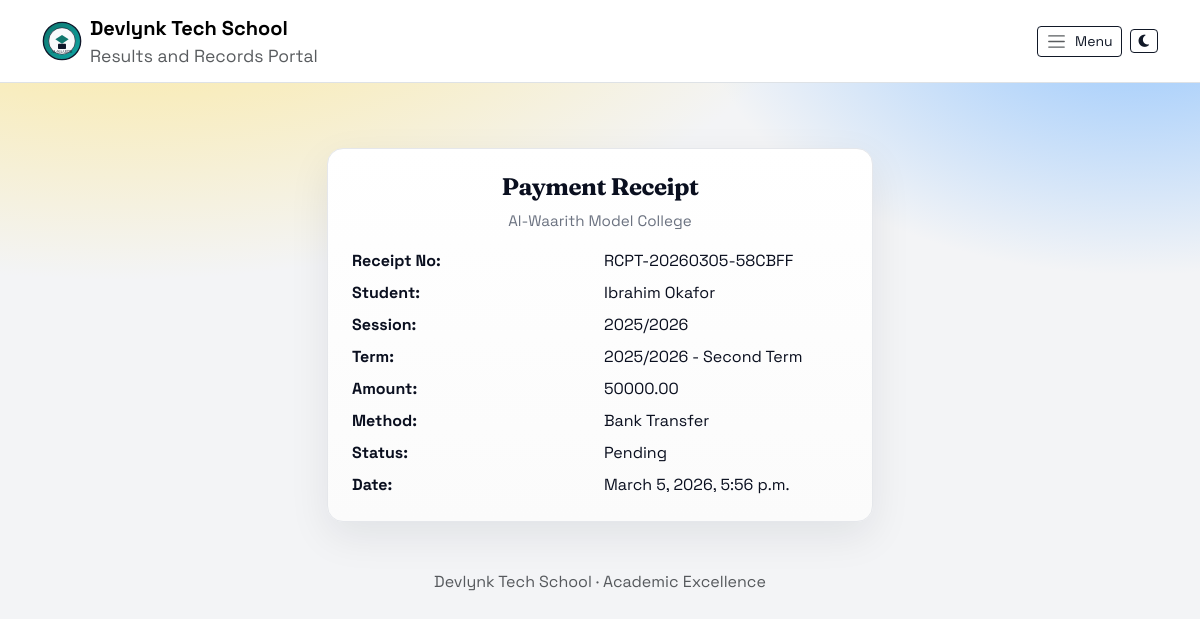
/billing/payments/205/receipt/ (signed in), run on the app's committed database.
### accounts/models.py (models this page shows, shortened)
class SchoolBranding(models.Model):
    GRADING_TEMPLATE_CUSTOM = "custom"
    GRADING_TEMPLATE_WAEC = "waec"
    GRADING_TEMPLATE_STRICT = "strict"
    GRADING_TEMPLATE_CHOICES = (
        (GRADING_TEMPLATE_CUSTOM, "Custom"),
        (GRADING_TEMPLATE_WAEC, "WAEC Standard"),
        (GRADING_TEMPLATE_STRICT, "Strict Senior"),
    )
    REPORT_STYLE_CLASSIC = "classic"
    REPORT_STYLE_COMPACT = "compact"
    REPORT_STYLE_CHOICES = (
        (REPORT_STYLE_CLASSIC, "Classic"),
        (REPORT_STYLE_COMPACT, "Compact"),
    )
    PRINT_DENSITY_STANDARD = "standard"
    PRINT_DENSITY_DENSE = "dense"
    PRINT_DENSITY_CHOICES = (
        (PRINT_DENSITY_STANDARD, "Standard"),
        (PRINT_DENSITY_DENSE, "High Density"),
    )
    id = models.AutoField(primary_key=True)
    school_name = models.CharField(max_length=150, default="Al-Waarith Model College")
    school_motto = models.CharField(max_length=200, default="Results and Records Portal")
    school_logo = models.FileField(upload_to="branding/", blank=True, null=True)
    principal_signature_name = models.CharField(max_length=120, default="Principal")
    class_teacher_signature_name = models.CharField(max_length=120, default="Class Teacher")
    principal_signature_file = models.FileField(
        upload_to="branding/signatures/", blank=True, null=True
    )
    class_teacher_signature_file = models.FileField(
        upload_to="branding/signatures/", blank=True, null=True
    )
    grading_template = models.CharField(
        max_length=16, choices=GRADING_TEMPLATE_CHOICES, default=GRADING_TEMPLATE_CUSTOM
    )
    report_template_style = models.CharField(
        max_length=16, choices=REPORT_STYLE_CHOICES, default=REPORT_STYLE_CLASSIC
    )
    report_print_density = models.CharField(
        max_length=16, choices=PRINT_DENSITY_CHOICES, default=PRINT_DENSITY_STANDARD
    )
    result_footer_note = models.CharField(max_length=160, blank=True)
    grade_a_min = models.PositiveSmallIntegerField(default=70)
    grade_b_min = models.PositiveSmallIntegerField(default=60)
    grade_c_min = models.PositiveSmallIntegerField(default=50)
    grade_d_min = models.PositiveSmallIntegerField(default=45)
    pass_mark = models.PositiveSmallIntegerField(default=45)
    promotion_min_attendance_rate = models.FloatField(default=75.0)
    promotion_min_behavior_average = models.FloatField(default=2.5)
    promotion_require_non_cognitive = models.BooleanField(default=True)
    updated_at = models.DateTimeField(auto_now=True)
    class Meta:
        verbose_name = "School Branding"
        verbose_name_plural = "School Branding"
    @classmethod
    def get_solo(cls):
        obj = cls.objects.order_by("id").first()
        if obj:
            return obj
        return cls.objects.create()

### billing/models.py (models this page shows, shortened)
class Payment(models.Model):
    METHOD_CHOICES = (
        ("cash", "Cash"),
        ("bank", "Bank Transfer"),
    )
    APPROVAL_CHOICES = (
        ("pending", "Pending"),
        ("approved", "Approved"),
        ("rejected", "Rejected"),
    )
    invoice = models.ForeignKey(Invoice, related_name="payments", on_delete=models.CASCADE)
    amount = models.DecimalField(max_digits=12, decimal_places=2)
    method = models.CharField(max_length=20, choices=METHOD_CHOICES, default="cash")
    reference = models.CharField(max_length=100, blank=True)
    receipt_number = models.CharField(max_length=40, unique=True, blank=True)
    received_by = models.ForeignKey(
        settings.AUTH_USER_MODEL, on_delete=models.SET_NULL, null=True, blank=True
    )
    approval_status = models.CharField(
        max_length=20, choices=APPROVAL_CHOICES, default="pending"
    )
    approved_by = models.ForeignKey(
        settings.AUTH_USER_MODEL,
        on_delete=models.SET_NULL,
        null=True,
        blank=True,
        related_name="approved_payments",
    )
    approved_at = models.DateTimeField(null=True, blank=True)
    approval_note = models.CharField(max_length=200, blank=True)
    is_reversed = models.BooleanField(default=False)
    reversed_by = models.ForeignKey(
        settings.AUTH_USER_MODEL,
        on_delete=models.SET_NULL,
        null=True,
        blank=True,
        related_name="reversed_payments",
    )
    reversed_at = models.DateTimeField(null=True, blank=True)
    reversal_note = models.CharField(max_length=200, blank=True)
    notes = models.CharField(max_length=200, blank=True)
    paid_at = models.DateTimeField(default=timezone.now)
    class Meta:
        ordering = ("-paid_at",)
        indexes = [
            models.Index(fields=("invoice", "approval_status")),
            models.Index(fields=("approval_status", "is_reversed", "-paid_at")),
            models.Index(fields=("received_by", "-paid_at")),
        ]

class Invoice(models.Model):
    STATUS_CHOICES = (
        ("unpaid", "Unpaid"),
        ("partial", "Partially Paid"),
        ("paid", "Paid"),
        ("void", "Voided"),
    )
    student = models.ForeignKey(Student, on_delete=models.CASCADE)
    session = models.ForeignKey(AcademicSession, on_delete=models.CASCADE)
    term = models.ForeignKey(Term, on_delete=models.SET_NULL, null=True, blank=True)
    status = models.CharField(max_length=20, choices=STATUS_CHOICES, default="unpaid")
    created_at = models.DateTimeField(auto_now_add=True)
    class Meta:
        ordering = ("-created_at",)
        indexes = [
            models.Index(fields=("session", "term", "status")),
            models.Index(fields=("student", "status")),
        ]

### students/models.py (models this page shows, shortened)
class Student(models.Model):
    GENDER_CHOICES = (
        ("M", "Male"),
        ("F", "Female"),
    )
    first_name = models.CharField(max_length=100)
    last_name = models.CharField(max_length=100, null=True, blank=True)
    admission_number = models.CharField(max_length=100, unique=True)
    gender = models.CharField(max_length=1, choices=GENDER_CHOICES)
    school_class = models.ForeignKey(
        SchoolClass,
        on_delete=models.SET_NULL,
        null=True,
        blank=True,
        related_name="students",
    )
    class_name = models.CharField(max_length=50, null=True, blank=True)
    email = models.EmailField(blank=True)
    parent_email = models.EmailField(blank=True)
    created_at = models.DateTimeField(auto_now_add=True)
    @property
    def full_name(self):
        last_name = self.last_name or ""
        return f"{self.first_name} {last_name}".strip()

### academics/models.py (models this page shows)
class AcademicSession(models.Model):
    name = models.CharField(max_length=20)  # e.g 2023/2024
    is_active = models.BooleanField(default=False)
    def __str__(self):
        return self.name

class Term(models.Model):
    TERM_CHOICES = (
        (1, "First Term"),
        (2, "Second Term"),
        (3, "Third Term"),
    )
    session = models.ForeignKey(
        AcademicSession,
        on_delete=models.CASCADE,
        related_name="terms",
    )
    order = models.PositiveSmallIntegerField(choices=TERM_CHOICES)
    name = models.CharField(max_length=20, blank=True)
    is_active = models.BooleanField(default=False)
    class Meta:
        unique_together = ("session", "order")
        ordering = ("session", "order")
    def __str__(self):
        display_name = self.name or dict(self.TERM_CHOICES).get(self.order, "Term")
        return f"{self.session} - {display_name}"

### billing/views.py (the view)
# urls.py: path("payments/<int:payment_id>/receipt/", views.receipt, name="receipt"),
@finance_monitor_required
def receipt(request, payment_id):
    payment = get_object_or_404(Payment, id=payment_id)
    return render(request, "billing/receipt.html", {"payment": payment})

### accounts/capabilities.py (called while the page is built)
def _user_roles(user):
    roles = set()
    if not user or not user.is_authenticated:
        return roles
    if getattr(user, "is_superuser", False):
        roles.add("admin")
    if getattr(user, "is_admin", False):
        roles.add("admin")
    if getattr(user, "is_proprietor", False):
        roles.add("proprietor")
    if getattr(user, "is_teacher", False):
        roles.add("teacher")
    if getattr(user, "is_bursar", False):
        roles.add("bursar")
    if getattr(user, "is_principal", False):
        roles.add("principal")
    user_group_names = set(user.groups.values_list("name", flat=True))
    if "Bursar" in user_group_names:
        roles.add("bursar")
    if "Principal" in user_group_names:
        roles.add("principal")
    return roles

def capabilities_for_user(user):
    roles = _user_roles(user)
    caps = set()
    overrides = get_role_capability_overrides()
    for role in roles:
        caps.update(ROLE_CAPABILITIES.get(role, set()))
        role_overrides = overrides.get(role, {})
        for capability, is_allowed in role_overrides.items():
            if is_allowed:
                caps.add(capability)
            else:
                caps.discard(capability)
    return caps

def has_capability(user, capability):
    if not user or not user.is_authenticated:
        return False
    if getattr(user, "is_superuser", False):
        return True
    return capability in capabilities_for_user(user)

### accounts/permissions.py (called while the page is built)
def can_monitor_finance(user):
    return has_capability(user, CAP_VIEW_FINANCE)

def finance_monitor_required(view_func):
    @wraps(view_func)
    def _wrapped(request, *args, **kwargs):
        if not request.user.is_authenticated:
            return redirect_to_login(request.get_full_path())
        if can_monitor_finance(request.user):
            return view_func(request, *args, **kwargs)
        messages.error(request, "You are not authorized to access finance.")
        return redirect(default_dashboard_url(request.user))
    return _wrapped

### templates/billing/receipt.html (shortened to what this page needs)
﻿{% extends "base.html" %}
{% load static %}
{% block content %}
<div class="row justify-content-center">
  <div class="col-lg-6">
    <div class="waec-card p-4">
      <div class="text-center mb-3">
        <h4 class="waec-title">Payment Receipt</h4>
        <div class="waec-subtitle">Al-Waarith Model College</div>
      </div>
      <div class="row g-2">
        <div class="col-6"><strong>Receipt No:</strong></div>
        <div class="col-6">{{ payment.receipt_number }}</div>
        <div class="col-6"><strong>Student:</strong></div>
        <div class="col-6">{{ payment.invoice.student.full_name }}</div>
        <div class="col-6"><strong>Session:</strong></div>
        <div class="col-6">{{ payment.invoice.session }}</div>
        {% if payment.invoice.term %}
        <div class="col-6"><strong>Term:</strong></div>
        <div class="col-6">{{ payment.invoice.term }}</div>
        {% endif %}
        <div class="col-6"><strong>Amount:</strong></div>
        <div class="col-6">{{ payment.amount }}</div>
        <div class="col-6"><strong>Method:</strong></div>
        <div class="col-6">{{ payment.get_method_display }}</div>
        <div class="col-6"><strong>Status:</strong></div>
        <div class="col-6">{{ payment.get_approval_status_display }}</div>
        <div class="col-6"><strong>Date:</strong></div>
        <div class="col-6">{{ payment.paid_at }}</div>
      </div>
    </div>
  </div>
</div>
{% endblock %}

### templates/base.html (shortened to what this page needs)
﻿{% load static %}
<!DOCTYPE html>
<html lang="en">
<head>
    <link href="https://cdn.jsdelivr.net/npm/bootstrap@5.3.2/dist/css/bootstrap.min.css" rel="stylesheet">
    <link rel="stylesheet" href="https://cdnjs.cloudflare.com/ajax/libs/font-awesome/6.5.1/css/all.min.css">
    <link href="{% static 'css/app.css' %}" rel="stylesheet">
    {% if page_css_path %}
    <link href="{% static page_css_path %}" rel="stylesheet">
    {% endif %}
</head>
<body>
<nav class="navbar navbar-expand-lg navbar-light bg-white border-bottom fixed-top">
  <div class="container">
    <a class="navbar-brand d-flex align-items-center gap-2" href="{% url 'home' %}">
      <img src="{{ school_logo_url }}" alt="School Badge" width="40" height="40">
      <div>
        <div class="fw-bold">{{ school_name_display }}</div>
        <div class="text-muted small">{{ school_motto_display }}</div>
      </div>
    </a>
    <div class="d-flex align-items-center gap-2 ms-auto">
      <button class="btn btn-outline-dark btn-sm d-inline-flex align-items-center gap-2" type="button" data-bs-toggle="offcanvas" data-bs-target="#sideNav" aria-controls="sideNav">
        <span class="navbar-toggler-icon"></span>
        <span class="d-none d-md-inline">Menu</span>
      </button>
      <button class="btn btn-outline-dark btn-sm d-inline-flex align-items-center gap-2" type="button" id="themeToggle" aria-label="Toggle theme">
        <i class="fa-solid fa-moon" id="themeToggleIcon"></i>
      </button>
    </div>
  </div>
</nav>
<main class="container py-4 page-content">
    {% block content %}{% endblock %}
</main>
<footer class="text-center text-muted py-4">
    {{ school_name_display }} · Academic Excellence
</footer>
</body>
</html>

### static/css/app.css (style rules this page uses)
:root { --waec-ink: #0a0f1f; --waec-ink-soft: #1f2937; --waec-muted: #6b7280; --waec-bg: #f3f4f6; --waec-accent: #f59e0b; --waec-accent-2: #2563eb; --waec-border: #e5e7eb; --waec-card: #ffffff; --waec-glow: rgba(245, 158, 11, 0.2); }
body { font-family: "Space Grotesk", system-ui, -apple-system, "Segoe UI", sans-serif; background: radial-gradient(1200px 600px at 10% -10%, #fde68a 0%, transparent 60%), radial-gradient(800px 500px at 95% 0%, #93c5fd 0%, transparent 55%), var(--waec-bg); color: var(--waec-ink); min-height: 100vh; padding-top: 90px; }
.waec-card { background: linear-gradient(180deg, #ffffff 0%, #fbfbfb 100%); border: 1px solid var(--waec-border); border-radius: 16px; box-shadow: 0 14px 40px rgba(15, 23, 42, 0.08); }
.waec-title { font-family: "Fraunces", "Times New Roman", serif; font-weight: 700; color: var(--waec-ink); letter-spacing: -0.02em; }
.waec-subtitle { color: var(--waec-muted); font-size: 0.95rem; }
.navbar { backdrop-filter: blur(10px); background: rgba(255, 255, 255, 0.8); border-bottom: 1px solid rgba(229, 231, 235, 0.8); }
.page-content { margin-top: 10px; }
.btn-outline-dark { border-color: #111827; color: #111827; }

### data on the page
SchoolBranding: school_name "Devlynk Tech School", school_motto "Results and Records Portal"
Payment: receipt_number "RCPT-20260305-58CBFF", invoice.student.full_name "Ibrahim Okafor", invoice.session "2025/2026", invoice.term "2025/2026 - Second Term", amount "50000.00", method "Bank Transfer", approval_status "Pending", paid_at "March 5, 2026, 5:56 p.m."
